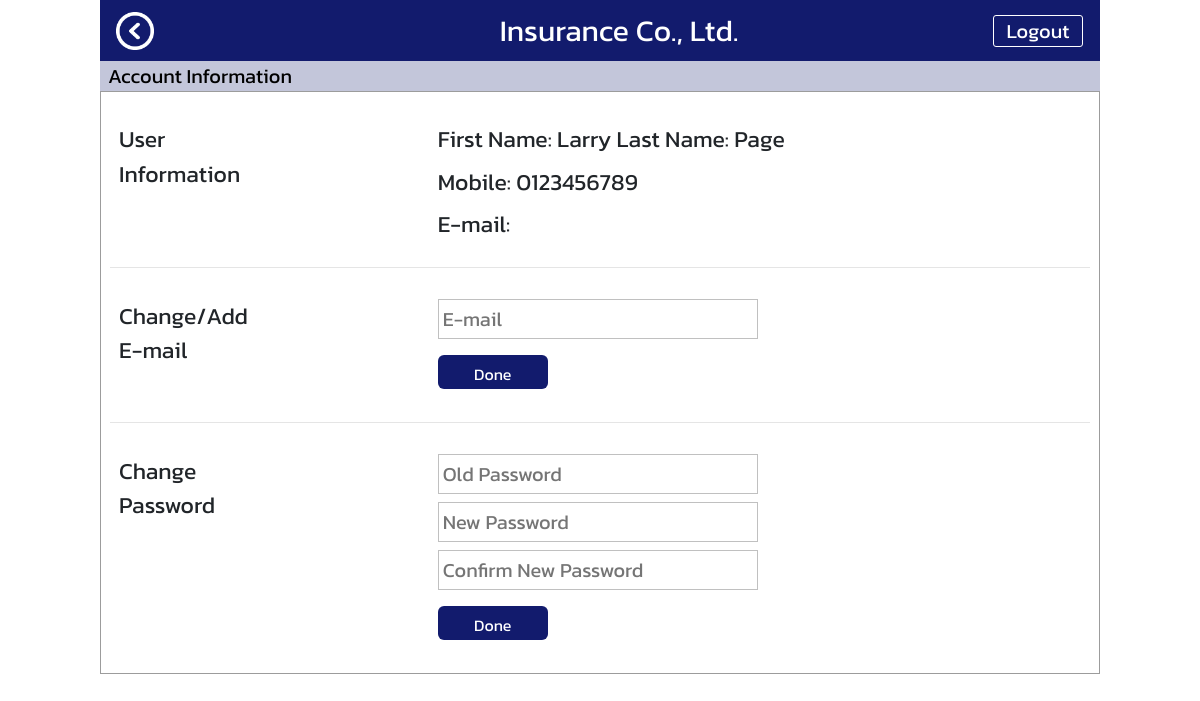
/user_detail (signed in), run on the app's committed database.
### tables this page shows
CREATE TABLE "users" (
	"id"	INTEGER NOT NULL,
	"code"	TEXT,
	"phone_number"	TEXT NOT NULL,
	"username"	TEXT NOT NULL,
	"hash_password"	TEXT NOT NULL,
	"e_mail"	TEXT DEFAULT '',
	"name_title"	TEXT DEFAULT '',
	"first_name"	TEXT NOT NULL,
	"last_name"	TEXT NOT NULL,
	"created_by"	INTEGER NOT NULL,
	"modified_by"	INTEGER NOT NULL,
	"created_date"	datetime,
	"modified_date"	datetime,
	PRIMARY KEY("id" AUTOINCREMENT)
);

### app.py (the view, shortened to what this page needs)
@app.route("/user_detail", methods=["GET", "POST"])
@app.route("/user_detail/<action>", methods=["GET", "POST"])
def user_detail(action=None):
    user = curdb.execute("SELECT first_name, last_name, phone_number,e_mail FROM users WHERE id = ?", (str(
        session["user_id"]),)).fetchone()
    return render_template("user_detail.html", user=user)

### templates/user_detail.html (shortened to what this page needs)
{% extends "layout2.html" %}
{% block head %} Account Information {% endblock %}
{% block link %} / {% endblock %}
{% block main %}
    <div>
        <div class= "box4" style="display: inline-block;">
            <p class = "head8">User Information</p>
        </div>
        <div class= "box5" style="display: inline-block;">
            <p class = "head8 mb-2">First Name: {{user[0]}}  Last Name: {{user[1]}}</p>
            <p class = "head8 mb-2">Mobile: {{user[2]}}</p>
            <p class = "head8 mb-0">E-mail: {{user[3]}}</p>
        </div>
    </div>
    <hr class= "spliter1 my-0">
    <div>
        <div class= "box4" style="display: inline-block;">
            <p class = "head8">Change/Add<br> E-mail</p>
        </div>
        <div class= "box5" style="display: inline-block;">
            <form action="/user_detail/change_email" method="post">
                <div class="mb-0">
                    <input type="text" class="head6 formbox3 board3 pl-1" name="email" placeholder="E-mail">
                </div>
                <button type="submit" name="email_button" class="btn color-custom mt-3 mb-2 formbox4 head9 rounded2">Done</button>
            </form>
        </div>
    </div>
    <hr class= "spliter1 my-0">
    <div>
        <div class= "box4" style="display: inline-block;">
            <p class = "head8">Change Password</p>
        </div>
        <div class= "box5" style="display: inline-block;">
            <form action="/user_detail/change_password" method="post">
                <div class="mb-2">
                    <input type="password" class="head6 formbox3 board3 pl-1" name="password" placeholder="Old Password">
                </div>
                <div class="mb-2">
                    <input type="password" class="head6 formbox3 board3 pl-1" name="new_password" placeholder="New Password">
                </div>
                <div class="mb-0">
                    <input type="password" class="head6 formbox3 board3 pl-1" name="password_confirmation" placeholder="Confirm New Password">
                </div>
                <button type="submit" name="password_button" class="btn color-custom mt-3 mb-2 formbox4 head9 rounded2">Done</button>
            </form>
        </div>
    </div>
{% endblock %}

### static/styles.css (style rules this page uses)
.board3 { border: 1px solid; border-color: #C0C0C0; }
.head6 { font-size:20px; color: #000000; }
.head8 { font-size: 23px; }
.head9 { font-size: 16px; }
.color-custom { background-color: #121B6D; color: #ffffff; }
.spliter1 { height: 1px; width: 980px; color: #B7B7B7; }
.rounded2 { border-radius: 6px; }
.formbox3 { height: 40px; width: 320px; }
.formbox4 { height: 34px; width: 110px; vertical-align: middle; }
.box4 { width: 160px; height: auto; margin-left: 18px; margin-right: 10px; margin-top: 30px; vertical-align: top; margin-bottom: 20px; }
.box5 { width: 360px; height: auto; margin-left: 145px; margin-right: 10px; margin-top: 30px; margin-bottom: 25px; }

### templates/layout2.html (style rules this page uses)
body { font-family: "Kanit", sans-serif !important; }

### data on the page
users: first_name "Larry", last_name "Page", phone_number "0123456789"
